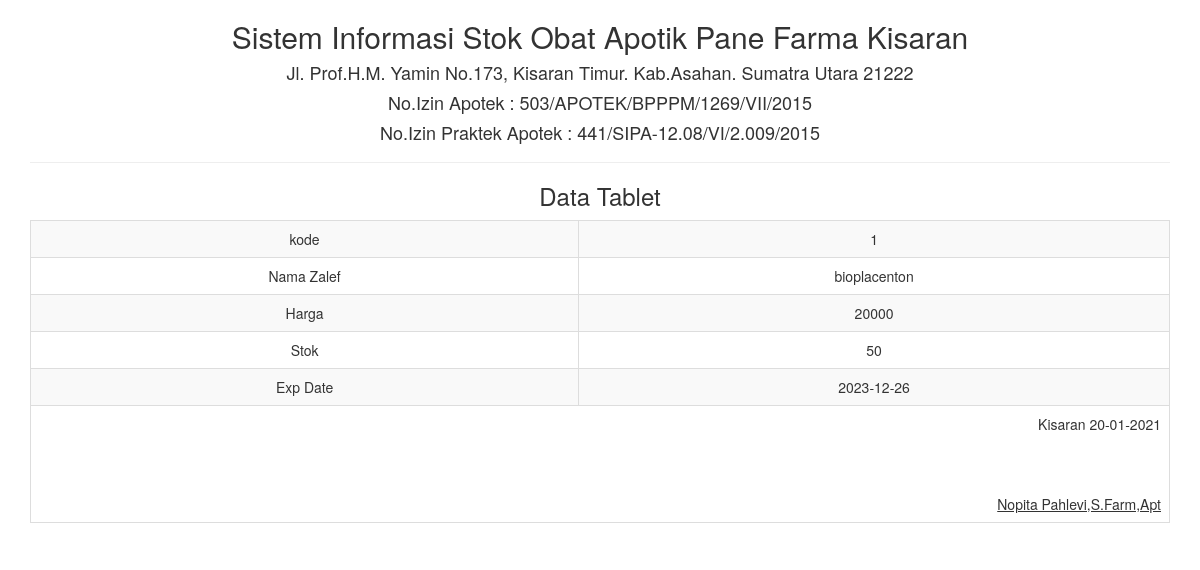
Screenshot of /report/zalef_satu.php?kode=1 with the database file from the repository.
### tables this page shows
CREATE TABLE IF NOT EXISTS `tbl_zalef` (
  `kode` int(20) NOT NULL,
  `nama_zalef` varchar(50) NOT NULL,
  `harga` int(20) NOT NULL,
  `stok` int(10) NOT NULL,
  `exp_date` date NOT NULL
);

### report/zalef_satu.php (the view, shortened to what this page needs)
<!DOCTYPE html>
<html>
    <head>
        <link href="../Assets/css/bootstrap.min.css" rel="stylesheet" type="text/css"/>
    </head>
    <body onload="print()">
        <?php
        include '../config/koneksi.php';
        $sql = "SELECT * FROM tbl_zalef WHERE kode='" . $_GET ['kode'] . "'";
        $query = mysqli_query($koneksi, $sql) or die("SQL Detail error");
        $data = mysqli_fetch_array($query);
        ?>
        <div class="container">
            <div class='row'>
                <div class="col-sm-12">
                    <div class="text-center">
                        <h2>Sistem Informasi Stok Obat Apotik Pane Farma Kisaran </h2>
                        <h4>Jl. Prof.H.M. Yamin No.173, Kisaran Timur. Kab.Asahan. Sumatra Utara 21222</h4>
                        <h4>No.Izin Apotek : 503/APOTEK/BPPPM/1269/VII/2015</h4>
                        <h4>No.Izin Praktek Apotek : 441/SIPA-12.08/VI/2.009/2015</h4>
                        <hr>
                        <h3>Data Tablet</h3>
                        <table class="table table-bordered table-striped table-hover">
                            <tbody>
								<tr>
                                    <td>kode</td> <td><?= $data['kode'] ?></td>
                                </tr>
                                <tr>
                                    <td>Nama Zalef</td> <td><?= $data['nama_zalef'] ?></td>
                                </tr>
								<tr>
                                    <td>Harga</td> <td><?= $data['harga'] ?></td>
                                </tr>
								<tr>
                                    <td>Stok</td> <td><?= $data['stok'] ?></td>
                                </tr>
                                <tr>
                                    <td>Exp Date</td> <td><?= $data['exp_date'] ?></td>
                                </tr>
                            </tbody>
                            <tfoot>
                                <tr>
                                    <td colspan="2" class="text-right">
                                        Kisaran  <?= date("d-m-Y") ?>
                                        <br><br><br><br>
                                        <u>Nopita Pahlevi,S.Farm,Apt<strong></u><br>
									</td>
								</tr>
							</tfoot>
                        </table>
                    </div>
                </div>
            </div>
    </body>
</html>

### rows the page displays
tbl_zalef: kode "1", nama_zalef "bioplacenton", harga "20000", stok "50", exp_date "2023-12-26"
